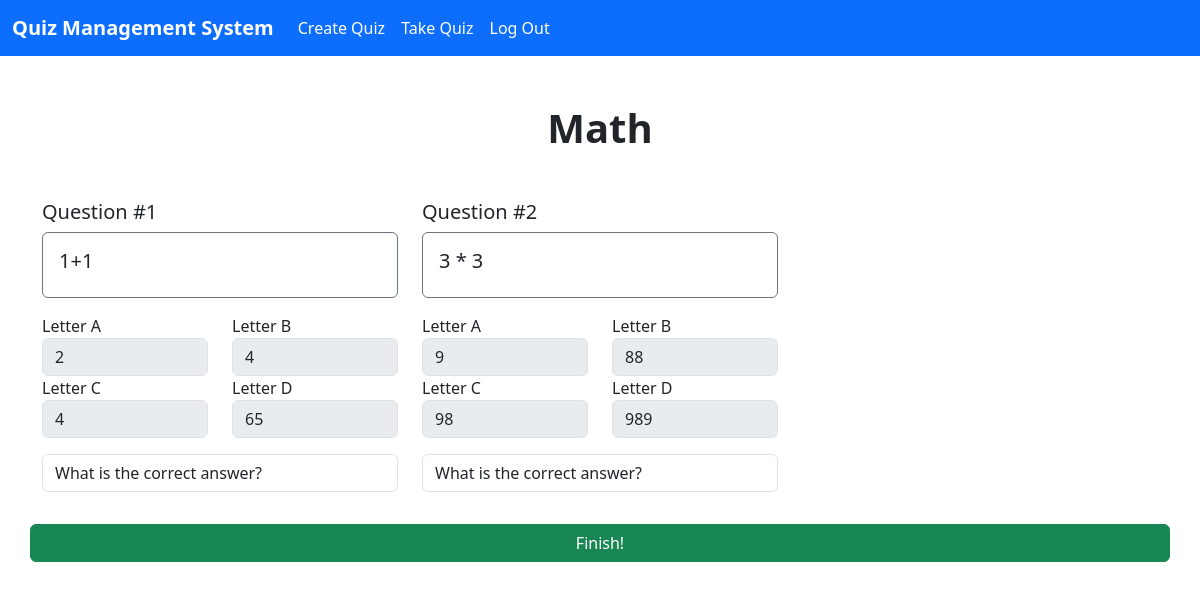
/take-quiz/2?quizTitle=Math, run on the app's committed database.
### tables this page shows
CREATE TABLE questions (
                id INTEGER PRIMARY KEY,
                quizID INT,
                question TEXT,
                a TEXT,
                b TEXT,
                c TEXT,
                d TEXT,
                answer TEXT
            );

### main.py (the view)
@app.route("/take-quiz/<int:quiz_number>",  methods=["GET"])
def takeQuiz(quiz_number):
    db = get_db()
    cursor = db.cursor()
    if(request.method == "GET"):
        quiz_title = request.args.get('quizTitle', default='', type=str)
        cursor.execute( '''
            CREATE TABLE IF NOT EXISTS questions (
                id INTEGER PRIMARY KEY,
                quizID INT,
                question TEXT,
                a TEXT,
                b TEXT,
                c TEXT,
                d TEXT,
                answer TEXT
            );
        ''')
        res = cursor.execute(f"SELECT * FROM questions WHERE quizID = {quiz_number}").fetchall()
        return render_template("take-quiz.html", quiz_number = quiz_number, questions=res, quiz_title=quiz_title, )

### main.py (called while the page is built)
def get_db():
    db = getattr(g, '_database', None)
    if db is None:
        db = g._database = sqlite3.connect("quiz-app.db")
    return db

### templates/take-quiz.html (shortened to what this page needs)
{% extends "base.html" %} {% block content %}
<div class="container my-5">
  <h1 class="text-center fw-bold  my-5">{{quiz_title}}</h1>
  {% if questions %}
    <form action={{url_for("score", quiz_number=quiz_number)}} method="post">
        <div class="row">
        {% for question in questions %}
        <div class="col-lg-4">
            <h5>Question #{{loop.index}}</h5>
        <div class="form-group p-3 border border-secondary rounded">
            <h5>{{question.2}}</h5>
        </div>
        <div class="row my-3">
            <div class="col-6">
            <div class="form-group">
                <label for="exampleInputPassword1">Letter A</label>
                <input
                disabled
                value="{{question.3}}"
                type="text"
                name="a"
                id="a"
                class="form-control"
                />
            </div>
            </div>
            <div class="col-6">
            <div class="form-group">
                <label for="exampleInputPassword1">Letter B</label>
                <input
                disabled
                value="{{question.4}}"
                type="text"
                name="b"
                id="b"
                class="form-control"
                />
            </div>
            </div>
            <div class="col-6">
            <div class="form-group">
                <label for="exampleInputPassword1">Letter C</label>
                <input
                disabled
                value="{{question.5}}"
                type="text"
                name="c"
                id="c"
                class="form-control"
                />
            </div>
            </div>
            <div class="col-6">
            <div class="form-group">
                <label for="exampleInputPassword1">Letter D</label>
                <input
                disabled
                value="{{question.6}}"
                type="text"
                name="d"
                id="d"
                class="form-control"
                />
            </div>
            </div>
            <div class="col-12 my-3">
                <select class="form-control" name={{loop.index}} id={{loop.index}}>
                    <option>What is the correct answer?</option>
                </select>
            </div>
        </div>
        </div>
    {%endfor %}
    <button class="btn btn-success"> Finish! </button>
    </form>
  </div>
  {% else %}
  <p>No questions available.</p>
  {% endif %}
{%endblock %}

### data on the page
questions: question "1+1", a "2", b "4", c "4", d "65"
questions: question "3 * 3", a "9", b "88", c "98", d "989"

### other printed values
{{ quiz_title }} "Math"
